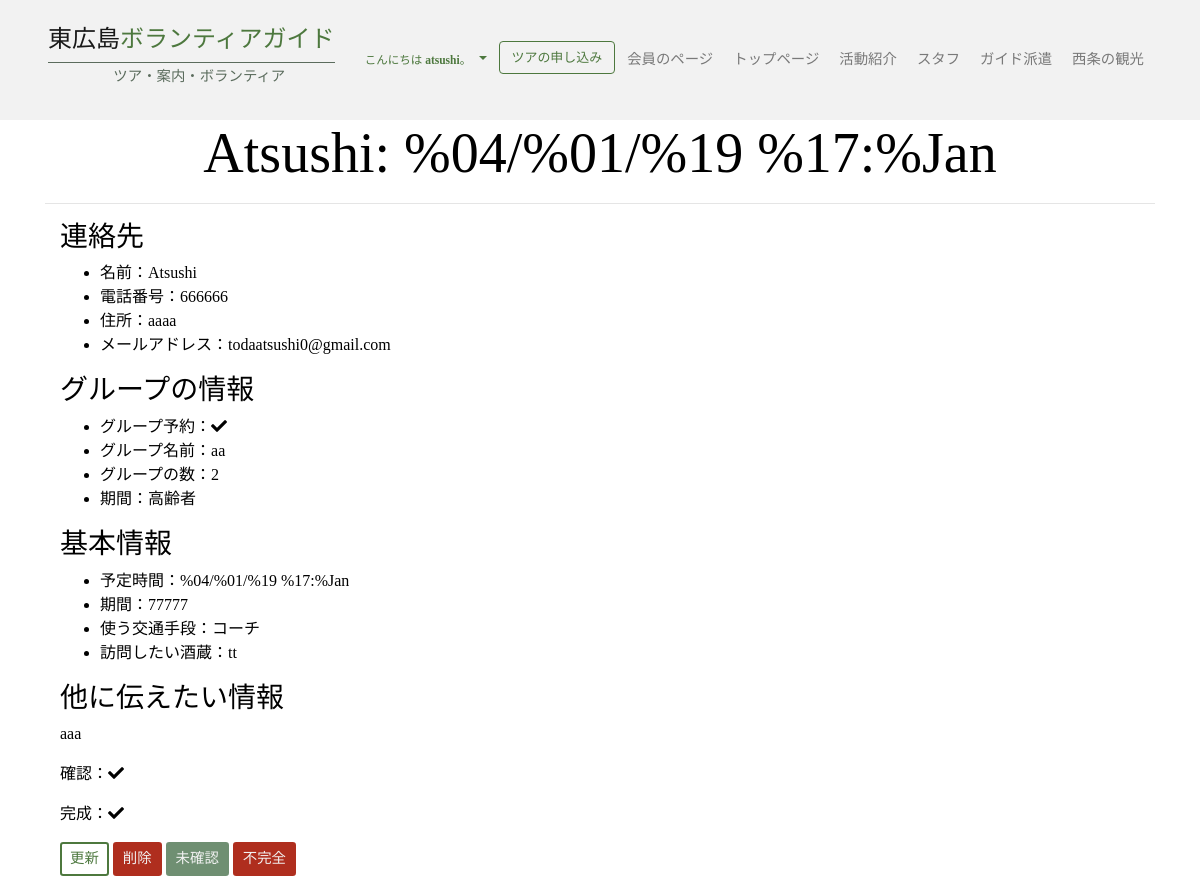
The app's page /booking/1/ (signed in) with its own data.
### booking/models.py (models this page shows, shortened)
class Booking(models.Model):
    AGE_GROUPS = (
        ("家族", "家族"),
        ("大人", "大人"),
        ("高齢者", "高齢者"),
        ("子供・思春期", "子供・思春期"),
        ("ミックス", "ミックス"),
    )
    TRANSPORT_OPTIONS = (
        ('使う交通手段', '使う交通手段'),
        ('電車', '電車'),
        ('コーチ', 'コーチ'),
        ('自動車・バン', '自動車・バン'),
        ('タクシ', 'タクシ'),
        ('その他', '他の交通手段（”他に伝えたい情報”で伝えてください。）'),
    )
    contact_name = models.CharField(max_length=50, verbose_name='名前')
    is_group = models.BooleanField(default=True, verbose_name='グループ予約')
    group_name = models.CharField(max_length=100, null=True, verbose_name='グループ名前')
    group_number = models.IntegerField(null=True, verbose_name='グループの数')
    contact_number = models.CharField(max_length=50, verbose_name='電話番号')
    contact_address = models.TextField(verbose_name='住所')
    contact_email = models.EmailField(verbose_name='メールアドレス')
    scheduled_at = models.DateTimeField(verbose_name='予定時間')
    duration = models.CharField(max_length=50, verbose_name='期間（分）')
    age_group = models.CharField(max_length=50, choices=AGE_GROUPS, verbose_name='年齢層')
    places_to_visit = models.TextField(verbose_name='訪問したい酒蔵')
    transportation = models.CharField(max_length=50, choices=TRANSPORT_OPTIONS, verbose_name='使う交通手段')
    extra_details = models.TextField(verbose_name='他に伝えたい情報')
    booked_at = models.DateTimeField(default=timezone.now, verbose_name='予約をとった時間')
    confirmed = models.BooleanField(default=False, verbose_name='確認されたが')
    complete = models.BooleanField(default=False, verbose_name='完成した')
    class Meta:
        ordering = ['-scheduled_at', '-booked_at', 'confirmed']

### booking/views.py (the view)
# urls.py: path('<int:pk>/', v.BookingDetailView.as_view(), name='booking-detail'),
class BookingDetailView(LoginRequiredMixin, DetailView):
    model = Booking
    template_name = 'booking/booking_view.html'
    context_object_name = 'booking'

### booking/templates/booking/booking_view.html (shortened to what this page needs)
{% extends 'hh2/layout.html' %}
{% load crispy_forms_tags %}
{% block main %}
  <div class="container">
    <h1 class="display-4 text-center">{{ booking.contact_name }}: {{ booking.scheduled_at }}</h1>
    <hr>
    <div class="container">
      <h3>連絡先</h3>
      <ul>
        <li>名前：{{ booking.contact_name }}</li>
        <li>電話番号：{{ booking.contact_number }}</li>
        <li>住所：{{ booking.contact_address }}</li>
        <li>メールアドレス：{{ booking.contact_email }}</li>
      </ul>
    </div>
    <div class="container">
      <h3>グループの情報</h3>
      <ul>
        <li>グループ予約：{% if booking.is_group %}<i class="fas fa-check"></i>{% else %}<i class="fas fa-times"></i>{% endif %}</li>
        <li>グループ名前：{{ booking.group_name }}</li>
        <li>グループの数：{{ booking.group_number }}</li>
        <li>期間：{{ booking.age_group }}</li>
      </ul>
    </div>
    <div class="container">
      <h3>基本情報</h3>
      <ul>
        <li>予定時間：{{ booking.scheduled_at }}</li>
        <li>期間：{{ booking.duration }}</li>
        <li>使う交通手段：{{ booking.transportation }}</li>
        <li>訪問したい酒蔵：{{ booking.places_to_visit }}</li>
      </ul>
    </div>
    <div class="container">
      <h3>他に伝えたい情報</h3>
      <p>{{ booking.extra_details }}</p>
      <p>確認：{% if booking.confirmed %}<i class="fas fa-check"></i>{% else %}<i class="fas fa-times"></i>{% endif %}</p>
      <p>完成：{% if booking.complete %}<i class="fas fa-check"></i>{% else %}<i class="fas fa-times"></i>{% endif %}</p>
    </div>
    <div class="container">
      <a href="{% url 'booking-update' booking.id %}" class="btn btn-sm btn-custom-1">更新</a>
      <a href="{% url 'booking-delete' booking.id %}" class="btn btn-sm btn-custom-danger">削除</a>
      {% if booking.confirmed %}
        <a href="{% url 'booking-unconfirm' booking.id %}" class="btn btn-sm btn-custom-2">未確認</a>
      {% else %}
        <a href="{% url 'booking-confirm' booking.id %}" class="btn btn-sm btn-custom-3">確認する</a>
      {% endif %}
      {% if booking.complete %}
        <a href="{% url 'booking-uncomplete' booking.id %}" class="btn btn-sm btn-custom-danger">不完全</a>
      {% else %}
        <a href="{% url 'booking-complete' booking.id %}" class="btn btn-sm btn-success">終わり</a>
      {% endif %}
    </div>
  </div>
{% endblock %}

### blog/templates/hh2/layout.html (shortened to what this page needs)
<!DOCTYPE html>
<html lang="en">
  {% load static %}
  <head>
    <link rel="stylesheet" href="https://stackpath.bootstrapcdn.com/bootstrap/4.3.1/css/bootstrap.min.css">
    <link rel="stylesheet" href="https://use.fontawesome.com/releases/v5.7.2/css/all.css">
    <link rel="stylesheet" type="text/css" href="{% static 'hhts/css/hhts-general.css' %}">
    <link rel="stylesheet" type="text/css" href="{% static 'hhts/css/home.css' %}">
    <link rel="stylesheet" type="text/css" href="{% static 'hhts/css/about.css' %}">
    <link rel="stylesheet" type="text/css" href="{% static 'hhts/css/guide.css' %}">
    <link rel="stylesheet" type="text/css" href="{% static 'hhts/css/saijo.css' %}">
    <link rel="stylesheet" type="text/css" href="{% static 'blog/css/blog-list.css' %}">
    <link rel="stylesheet" type="text/css" href="{% static 'blog/css/blog-delete.css' %}">
    <link rel="stylesheet" type="text/css" href="{% static 'users/css/users-profile.css' %}">
    <link rel="stylesheet" type="text/css" href="{% static 'users/css/users-team.css' %}">
    <link rel="stylesheet" type="text/css" href="{% static 'users/css/users-forms.css' %}">
    <link rel="stylesheet" type="text/css" href="{% static 'email_blast/css/emails-all.css' %}">
    <link rel="stylesheet" type="text/css" href="{% static 'booking/css/booking-all.css' %}">
    <link rel="stylesheet" href="https://cdnjs.cloudflare.com/ajax/libs/jquery-datetimepicker/2.5.20/jquery.datetimepicker.min.css" />
  <body>
    {% load static %}
    <nav class="navbar navbar-expand-xl navbar-light" id="nav">
      <div class="logo">
        <a href="{% url 'home' %}" class="navbar-brand">
          東広島<span style="color: #4d783e;">ボランティアガイド</span>
        </a>
        <span class="subline">
          <p>ツア・案内・ボランティア</p>
        </span>
      </div>
      <div class="collapse navbar-collapse" id="hh-nav">
        <ul class="navbar-nav ml-auto">
        {% if user.is_authenticated %}
          <li class="nav-item dropdown active my-1 ml-1">
            <a class="nav-link dropdown-toggle" href="#" id="user-options" role="button" data-toggle="dropdown" aria-haspopup="true" aria-expanded="false">
              <span class="greet">
                <small>こんにちは <strong>{{ user.username }}</strong>。</small>
              </span>
            </a>
          </li>
        {% endif %}
          <li class="nav-item my-1 ml-1">
            <a href="/media/pdf/book_form.pdf" download class="btn btn-custom-1">ツアの申し込み</a>
          </li>
          <li class="nav-item my-1 ml-1">
            <a href="{% url 'blog-home' %}" class="nav-link">会員のページ</a>
          </li>
          <li class="nav-item my-1 ml-1">
            <a href="{% url 'home' %}" class="nav-link">トップページ</a>
          </li>
          <li class="nav-item my-1 ml-1">
            <a href="{% url 'about' %}" class="nav-link">活動紹介</a>
          </li>
          <li class="nav-item my-1 ml-1">
            <a href="{% url 'team' %}" class="nav-link">スタフ</a>
          </li>
          <li class="nav-item my-1 ml-1">
            <a href="{% url 'guide' %}" class="nav-link">ガイド派遣</a>
          </li>
          <li class="nav-item my-1 ml-1">
            <a href="{% url 'saijo' %}" class="nav-link">西条の観光</a>
          </li>
        </ul>
      </div>
    </nav>
    {% block main %}
    {% endblock %}
  </body>
</html>

### blog/static/hhts/css/hhts-general.css (style rules this page uses)
html { height: 100%; background-color: #f2f2f2; }
body { padding: 0; margin: 0; font-family: custom; color: black; }
.navbar { background-color: #f2f2f2; min-height: 100px; padding: 2vh 4vw; }
.navbar-brand { font-size: 1.5em; border-bottom: 1.5px solid #5b6c5d; }
.logo { display: flex; flex-direction: column; align-items: center; justify-content: center; }
.subline { color: #5b6c5d; font-size: 0.9em; padding-top: 3px; }
.navbar-collapse { font-size: 0.9em; }
.btn-custom-1:link, .btn-custom-1:visited { border: 0.15em solid #4d783e; color: #4d783e; font-size: 0.9em; }
.btn-custom-2:link, .btn-custom-2:visited { border: 0.15em solid #6f8f72; background-color: #6f8f72; color: #f2f2f2; font-size: 0.9em; }
.btn-custom-danger:link, .btn-custom-danger:visited { border: 0.15em solid #af2e1e; background-color: #af2e1e; color: #f2f2f2; font-size: 0.9em; }
#user-options { color: #4d783e; }

### records on screen
Booking: contact_name "Atsushi", scheduled_at "%04/%01/%19 %17:%Jan", contact_number "666666", contact_address "aaaa", contact_email "todaatsushi0@gmail.com", group_name "aa", group_number "2", age_group "高齢者", duration "77777", transportation "コーチ", places_to_visit "tt", extra_details "aaa"

### other values on screen
{{ user.username }} "atsushi"
